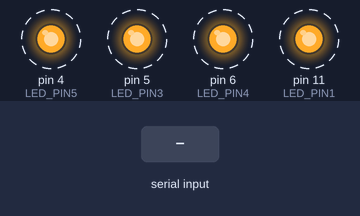
Recording of a sketch running on a simulated Arduino Mega 2560, built with avr-gcc and run on an emulated ATmega2560. Parts: output pins drawn as LEDs (lit = HIGH). Dashed ring = blinking. Inputs (shaded band) come from the test bench. Random numbers use the default seed unless the sketch sets one; what the sketch prints to the serial monitor is not drawn.

Above: at 1.2 s.
1.3 s: "1" received over Serial
Timing chart, 0 to 17.4 s (numbered marks = the images above; inputs shaded):
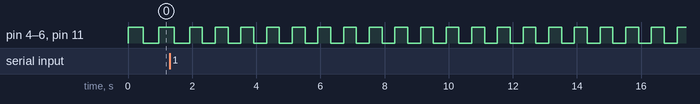

Measured:
- by itself, pin 4 (LED_PIN5), pin 5 (LED_PIN3), pin 6 (LED_PIN4), pin 11 (LED_PIN1): alternates HIGH for 0.40 s and LOW for 0.40 s

The sketch:

lab_2.ino
```cpp
                      int LED_PIN1 = 11;
                      int LED_PIN3 = 5;
                      int LED_PIN4 = 6;
                      int LED_PIN5 = 4;

                      String value = "";
                      long randNumber;
                      String keys = "";

                      int set1 = 0;
                      int set3 = 0;
                      int set4 = 0;
                      int set5 = 0;
                      int tries = 5;
                      void setup(){
                        Serial.begin(9600);
                        //set pins as outputs
                        pinMode(LED_PIN1, OUTPUT);
                        pinMode(LED_PIN3, OUTPUT);
                        pinMode(LED_PIN4, OUTPUT);
                        pinMode(LED_PIN5, OUTPUT);

                        digitalWrite(LED_PIN1, LOW);
                        digitalWrite(LED_PIN3, LOW);
                        digitalWrite(LED_PIN4, LOW);
                        digitalWrite(LED_PIN5, LOW);

                        randNumber = random(0, 9999);
                        keys = String(randNumber);
                        while(keys.length() != 4){
                          keys = "0"+keys;
                          }
                        Serial.print("The key is: ");
                        Serial.println(keys);
                        noInterrupts();//stop interrupts

                        TCCR1A = 0;
                        TCCR1B = 0;
                        TIMSK1 = 0;
                        TCNT1 = 0;
                        OCR1A = 30000;
                        TCCR1B |= (1 << WGM12);
                        TCCR1B |= (1 << CS12) | (0 << CS11) | (0 << CS10);
                        TIMSK1 |= (1 << OCIE1A);

                        TCCR3A = 0;
                        TCCR3B = 0;
                        TIMSK3 = 0;
                        TCNT3 = 0;
                        OCR3A = 30000;
                        TCCR3B |= (1 << WGM32);
                        TCCR3B |= (1 << CS32) | (0 << CS31) | (0 << CS30);
                        TIMSK3 |= (1 << OCIE3A);

                        TCCR4A = 0;
                        TCCR4B = 0;
                        TIMSK4 = 0;
                        TCNT4 = 0;
                        OCR4A = 30000;
                        TCCR4B |= (1 << WGM42);
                        TCCR4B |= (1 << CS42) | (0 << CS41) | (0 << CS40);
                        TIMSK4 |= (1 << OCIE4A);

                        TCCR5A = 0;
                        TCCR5B = 0;
                        TIMSK5 = 0;
                        TCNT5 = 0;
                        OCR5A = 30000;
                        TCCR5B |= (1 << WGM52);
                        TCCR5B |= (1 << CS52) | (0 << CS51) | (0 << CS50);
                        TIMSK5 |= (1 << OCIE5A);


                      interrupts();//allow interrupts

                      }//end setup

                      void loop(){
                        int flag = 0;
                        if (Serial.available() > 0) {
                            // read the incoming byte:
                            value = Serial.readString();
                            Serial.print("You have entered: ");
                            Serial.println(value);
                            if (tries > 0){
                              if (set1 == 0 && value[0] != keys[0]){
                                OCR1A = OCR1A - 5000;
                                flag = 1;
                              }
                            else{
                                set1 = 1;
                                digitalWrite(LED_PIN1, LOW);
                              }
                            if (set3 == 0 && value[1] != keys[1]){
                                OCR3A = OCR3A - 5000;
                                flag = 1;
                              }
                            else{
                                set3 = 1;
                                digitalWrite(LED_PIN3, LOW);
                              }
                            if (set4 == 0 && value[2] != keys[2]){
                                OCR4A = OCR4A - 5000;
                                flag = 1;
                              }
                            else{
                                set4 = 1;
                                digitalWrite(LED_PIN4, LOW);
                              }
                            if (set5 == 0 && value[3] != keys[3]){
                                OCR5A = OCR5A - 5000;
                                flag = 1;
                            }
                            else{
                                set5 = 1;
                                digitalWrite(LED_PIN5, LOW);
                              }

                            if (flag == 1) {
                              tries = tries - 1;
                              if (tries <= 0){
                                  if (set1 == 0){
                                    OCR1A = 1;
                                    digitalWrite(LED_PIN1, HIGH);
                                    }
                                  if (set3 == 0){
                                    OCR3A = 1;
                                    digitalWrite(LED_PIN3, HIGH);
                                    }
                                  if (set4 == 0){
                                    OCR4A = 1;
                                    digitalWrite(LED_PIN4, HIGH);
                                    }
                                  if (set5 == 0){
                                    OCR5A = 1;
                                    digitalWrite(LED_PIN5, HIGH);
                                    }
                                }

                              }


                              }
                        }
                      }


                      ISR(TIMER1_COMPA_vect){//timer1 interrupt 8kHz toggles pin 9
                      //generates pulse wave of frequency 8kHz/2 = 4kHz (takes two cycles for full wave- toggle high then toggle low)
                        if (set1 == 0){
                          digitalWrite(LED_PIN1, !(digitalRead(LED_PIN1)));
                          }
                        else{
                          digitalWrite(LED_PIN1, LOW);
                          }

                      }

                      ISR(TIMER3_COMPA_vect){//timer1 interrupt 8kHz toggles pin 9
                      //generates pulse wave of frequency 8kHz/2 = 4kHz (takes two cycles for full wave- toggle high then toggle low)
                        if (set3 == 0){
                          digitalWrite(LED_PIN3, !(digitalRead(LED_PIN3)));
                          }
                        else{
                          digitalWrite(LED_PIN3, LOW);
                          }
                      }

                      ISR(TIMER4_COMPA_vect){//timer1 interrupt 8kHz toggles pin 9
                      //generates pulse wave of frequency 8kHz/2 = 4kHz (takes two cycles for full wave- toggle high then toggle low)

                        if (set4 == 0){
                          digitalWrite(LED_PIN4, !(digitalRead(LED_PIN4)));
                          }
                        else{
                          digitalWrite(LED_PIN4, LOW);
                          }
                      }

                      ISR(TIMER5_COMPA_vect){//timer1 interrupt 8kHz toggles pin 9
                      //generates pulse wave of frequency 8kHz/2 = 4kHz (takes two cycles for full wave- toggle high then toggle low)
                        if (set5 == 0){
                          digitalWrite(LED_PIN5, !(digitalRead(LED_PIN5)));
                          }
                        else{
                          digitalWrite(LED_PIN5, LOW);
                          }
                      }
```
